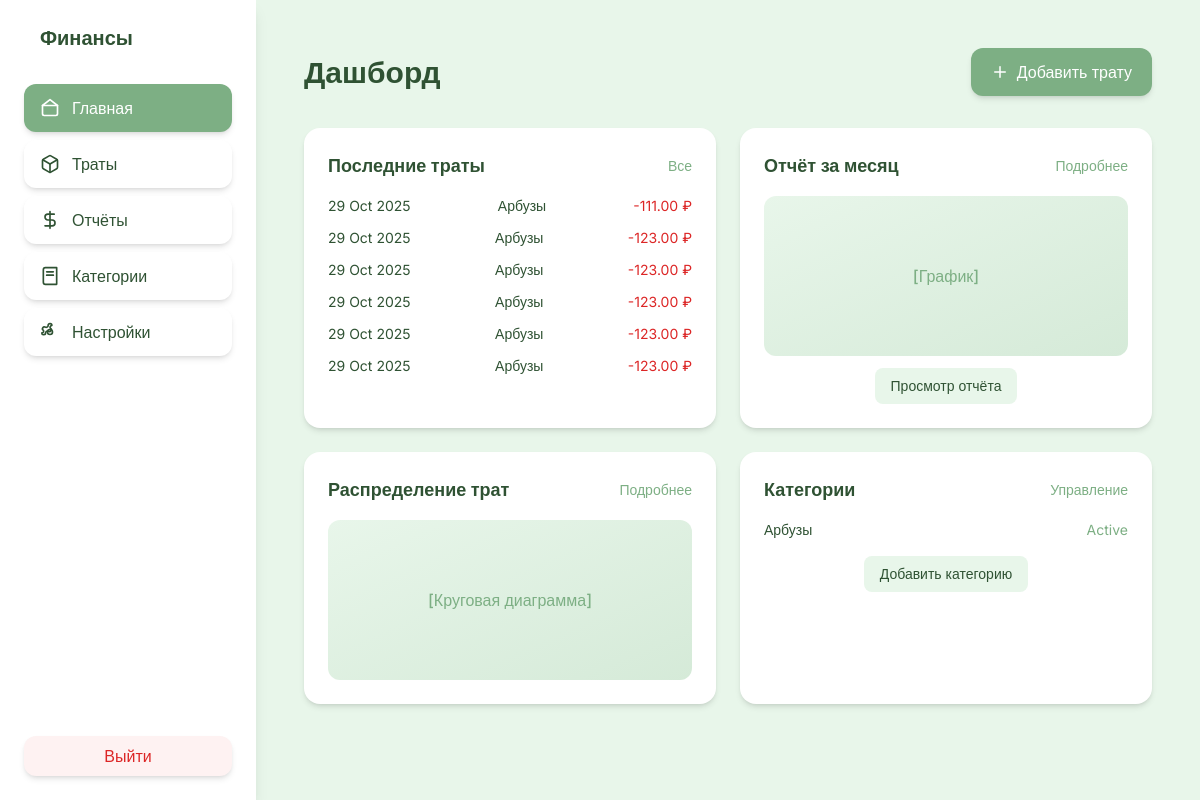
Before: /dashboard/ (signed in) with the older database file.
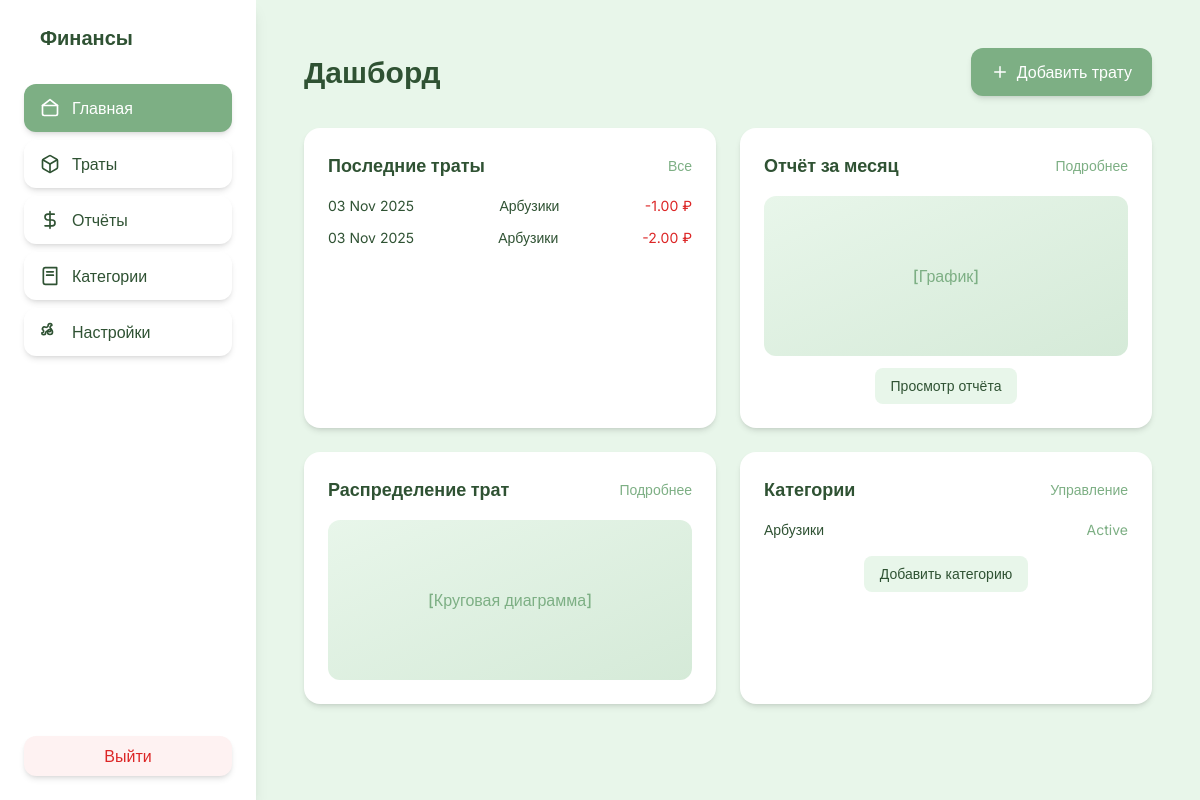
After: the same page with the newer database file.
### app/models.py (models this page shows, shortened)
class Expense(models.Model):
    user = models.ForeignKey(User, on_delete=models.CASCADE)
    category = models.ForeignKey(
        Category, null=True, blank=True, on_delete=models.CASCADE
    )
    amount = models.DecimalField(max_digits=20, decimal_places=2)
    description = models.CharField(max_length=255, blank=True)
    date = models.DateField()
    class Meta:
        ordering = ["-date"]

class Category(models.Model):
    name = models.CharField(max_length=100, unique=True)
    icon = models.CharField(max_length=50, default="tag")
    user = models.ForeignKey(User, on_delete=models.CASCADE)
    class Meta:
        unique_together = ("user", "name")

### app/views.py (the view)
# urls.py: path("dashboard/", views.dashboard, name="dashboard"),
@login_required
def dashboard(request):
    recent_expenses = (
        Expense.objects.filter(user=request.user)
        .select_related("category")
        .order_by("-date")[:6]
    )
    user_categories = Category.objects.filter(user=request.user)
    context = {
        "recent_expenses": recent_expenses,
        "user_categories": user_categories,
    }
    return render(request, "app/dashboard.html", context)

### app/templates/app/dashboard.html (shortened to what this page needs)
{% extends 'app/base.html' %}
{% block content %}
<div class="max-w-7xl mx-auto p-4">
    <div class="flex justify-between items-center mb-8">
        <h1 class="text-3xl font-bold text-[#2F5233]">Дашборд</h1>
        <a href="{% url 'expenses' %}" class="flex items-center gap-2 px-5 py-3 bg-[#7DAF84] hover:bg-[#6A9A70] text-white rounded-xl font-medium transition shadow-md">
            <svg xmlns="http://www.w3.org/2000/svg" width="18" height="18" viewBox="0 0 24 24" fill="none" stroke="currentColor" stroke-width="2" stroke-linecap="round" stroke-linejoin="round">
                <path d="M12 5v14"/>
                <path d="M5 12h14"/>
            </svg>
            Добавить трату
        </a>
    </div>
    <div class="grid grid-cols-1 lg:grid-cols-2 gap-6">
        <div class="bg-white rounded-2xl shadow-md p-6">
            <div class="flex justify-between items-center mb-4">
                <h3 class="text-lg font-semibold text-[#2F5233]">Последние траты</h3>
                <a href="{% url 'expenses' %}" class="text-sm text-[#7DAF84] hover:underline">Все</a>
            </div>
            <div class="space-y-3 text-sm text-[#2F5233]">
                {% for expense in recent_expenses %}
                <div class="flex justify-between">
                    <span>{{ expense.date|date:"d M Y" }}</span>
                    <span class="font-medium">{{ expense.category.name }}</span>
                    <span class="text-red-600">-{{ expense.amount|floatformat:2 }} ₽</span>
                </div>
                {% empty %}
                <p class="text-[#999] text-center py-2">Пока нет трат</p>
                {% endfor %}
            </div>
        </div>
        <div class="bg-white rounded-2xl shadow-md p-6">
            <div class="flex justify-between items-center mb-4">
                <h3 class="text-lg font-semibold text-[#2F5233]">Отчёт за месяц</h3>
                <a href="{% url 'reports' %}" class="text-sm text-[#7DAF84] hover:underline">Подробнее</a>
            </div>
            <div class="h-40 bg-gradient-to-br from-[#E8F6EA] to-[#D5EAD8] rounded-xl flex items-center justify-center text-[#7DAF84] font-medium">
                [График]
            </div>
            <div class="mt-3 text-center">
                <a href="{% url 'reports' %}" class="text-sm px-4 py-2 bg-[#E8F6EA] hover:bg-[#D5EAD8] text-[#2F5233] rounded-lg transition inline-block">
                    Просмотр отчёта
                </a>
            </div>
        </div>
        <div class="bg-white rounded-2xl shadow-md p-6">
            <div class="flex justify-between items-center mb-4">
                <h3 class="text-lg font-semibold text-[#2F5233]">Распределение трат</h3>
                <a href="{% url 'reports' %}" class="text-sm text-[#7DAF84] hover:underline">Подробнее</a>
            </div>
            <div class="h-40 bg-gradient-to-br from-[#E8F6EA] to-[#D5EAD8] rounded-xl flex items-center justify-center text-[#7DAF84] font-medium">
                [Круговая диаграмма]
            </div>
        </div>
        <div class="bg-white rounded-2xl shadow-md p-6">
            <div class="flex justify-between items-center mb-4">
                <h3 class="text-lg font-semibold text-[#2F5233]">Категории</h3>
                <a href="{% url 'categories' %}" class="text-sm text-[#7DAF84] hover:underline">Управление</a>
            </div>
            <ul class="space-y-2 text-sm text-[#2F5233]">
                {% for cat in user_categories %}
                <li class="flex justify-between">
                    <span>{{ cat.name }}</span>
                    <span class="text-[#7DAF84]">Active</span>
                </li>
                {% empty %}
                <li class="text-[#999] text-center py-2">Нет категорий</li>
                {% endfor %}
            </ul>
            <div class="mt-4 text-center">
                <a href="{% url 'expenses' %}" class="text-sm px-4 py-2 bg-[#E8F6EA] hover:bg-[#D5EAD8] text-[#2F5233] rounded-lg transition inline-block">
                    Добавить категорию
                </a>
            </div>
        </div>
    </div>
</div>
{% endblock content %}

### app/templates/app/base.html (shortened to what this page needs)
{% load static %}
<!DOCTYPE html>
<html lang="ru">
<head>
    <script src="https://cdn.tailwindcss.com"></script>
</head>
<body class="flex min-h-screen">
    <aside class="w-64 bg-white shadow-lg p-6 flex flex-col">
        <h2 class="text-xl font-bold text-[#2F5233] mb-8 pl-4">Финансы</h2>
        <nav class="space-y-2 flex-1">
            <a
                href="{% url 'dashboard' %}"
                class="w-full py-3 flex items-center gap-3 {% if request.resolver_match.url_name == 'dashboard' %}bg-[#7DAF84] text-white{% else %}bg-white text-[#2F5233] hover:bg-[#D5EAD8]{% endif %} font-medium rounded-xl transition duration-200 shadow-md mb-2 px-4"
            >
                <svg xmlns="http://www.w3.org/2000/svg" width="20" height="20" viewBox="0 0 24 24" fill="none" stroke="currentColor" stroke-width="2" stroke-linecap="round" stroke-linejoin="round">
                    <path d="M3 9h18v10a2 2 0 0 1-2 2H5a2 2 0 0 1-2-2V9Z"/>
                    <path d="M3 9l9-7 9 7"/>
                </svg>
                Главная
            </a>
            <a
                href="{% url 'expenses' %}"
                class="w-full py-3 flex items-center gap-3 {% if request.resolver_match.url_name == 'expenses' %}bg-[#7DAF84] text-white{% else %}bg-white text-[#2F5233] hover:bg-[#D5EAD8]{% endif %} font-medium rounded-xl transition duration-200 shadow-md mb-2 px-4"
            >
                Траты
            </a>
            <a
                href="{% url 'reports' %}"
                class="w-full py-3 flex items-center gap-3 {% if request.resolver_match.url_name == 'reports' %}bg-[#7DAF84] text-white{% else %}bg-white text-[#2F5233] hover:bg-[#D5EAD8]{% endif %} font-medium rounded-xl transition duration-200 shadow-md mb-2 px-4"
            >
                <svg xmlns="http://www.w3.org/2000/svg" width="20" height="20" viewBox="0 0 24 24" fill="none" stroke="currentColor" stroke-width="2" stroke-linecap="round" stroke-linejoin="round">
                    <path d="M12 2v20"/>
                    <path d="M17 5H9.5a3.5 3.5 0 0 0 0 7h5a3.5 3.5 0 0 1 0 7H6"/>
                </svg>
                Отчёты
            </a>
            <a
                href="{% url 'categories' %}"
                class="w-full py-3 flex items-center gap-3 {% if request.resolver_match.url_name == 'categories' %}bg-[#7DAF84] text-white{% else %}bg-white text-[#2F5233] hover:bg-[#D5EAD8]{% endif %} font-medium rounded-xl transition duration-200 shadow-md mb-2 px-4"
            >
                <svg xmlns="http://www.w3.org/2000/svg" width="20" height="20" viewBox="0 0 24 24" fill="none" stroke="currentColor" stroke-width="2" stroke-linecap="round" stroke-linejoin="round">
                    <path d="M4 19.5v-15A2.5 2.5 0 0 1 6.5 2H20v20H6.5a2.5 2.5 0 0 1-2.5-2.5Z"/>
                    <path d="M8 7h8"/>
                    <path d="M8 11h8"/>
                </svg>
                Категории
            </a>
            <a
                href="{% url 'settings' %}"
                class="w-full py-3 flex items-center gap-3 {% if request.resolver_match.url_name == 'settings' %}bg-[#7DAF84] text-white{% else %}bg-white text-[#2F5233] hover:bg-[#D5EAD8]{% endif %} font-medium rounded-xl transition duration-200 shadow-md mb-2 px-4"
            >
                Настройки
            </a>
        </nav>
        <div class="mt-auto pt-6">
            <form method="post" action="{% url 'logout' %}" class="inline">
                <button
                    type="submit"
                    class="w-full py-2 bg-red-50 hover:bg-red-100 text-red-600 font-medium rounded-xl transition duration-200 shadow-md px-4"
                >
                    Выйти
                </button>
            </form>
        </div>
    </aside>
    <main class="flex-1 p-8">
        {% block content %}
        {% endblock content %}
    </main>
</body>
</html>

### app/templates/app/base.html (style rules this page uses)
body { font-family: 'Inter', sans-serif; background-color: #E8F6EA; }

Changed rows visible on the page:
removed Expense: date "29 Oct 2025", category.name "Арбузы", amount "111.00"
removed Expense: date "29 Oct 2025", category.name "Арбузы", amount "123.00"
removed Expense: date "29 Oct 2025", category.name "Арбузы", amount "123.00"
removed Expense: date "29 Oct 2025", category.name "Арбузы", amount "123.00"
changed Expense (number 1 of 2 on the later page): date "29 Oct 2025" → "03 Nov 2025"; category.name "Арбузы" → "Арбузики"; amount "123.00" → "1.00"
changed Expense (number 2 of 2 on the later page): date "29 Oct 2025" → "03 Nov 2025"; category.name "Арбузы" → "Арбузики"; amount "123.00" → "2.00"
changed Category: name "Арбузы" → "Арбузики"
